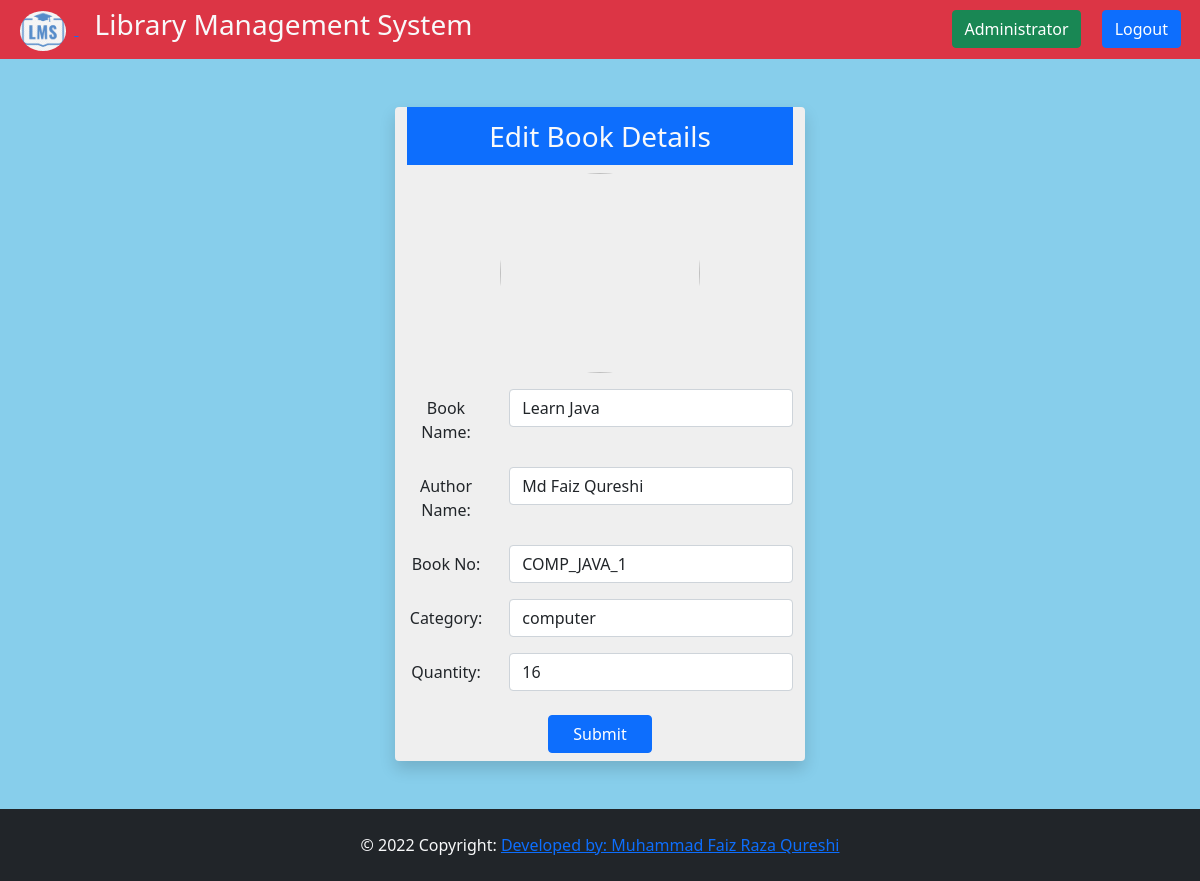
The page /editbook/4 (signed in) on the database its author committed.
### LibMangSys/models.py (models this page shows, shortened)
class Book(models.Model):
    bookname = models.CharField('book name',max_length=30)
    authorname = models.CharField('author name',max_length=30)
    bookno = models.CharField('bookno',max_length=30)
    category = models.CharField('catogory',max_length=10)
    quantity = models.IntegerField('quantity')

### LibMangSys/views.py (the view, shortened to what this page needs)
# urls.py: path('editbook/<int:id>',views.editbook, name="edit-book"),
def editbook(request,id):
    if request.session.has_key('is_logged'):
        edit = Book.objects.get(id=id)
        return render(request,'LibMangSys/Library Management/editbook.html',{"bookdata":edit})
    return redirect('index')

### LibMangSys/templates/LibMangSys/Library Management/editbook.html (shortened to what this page needs)
{% extends 'LibMangSys/Library Management/basic.html' %}
{% block 'adminbutton' %}
 {% include 'LibMangSys/Library Management/adminbutton.html' %}
{% endblock  %}
{% block body %}
<div class="container text-center my-5 rounded shadow" style="background-color: #efefef ; width:fit-content">
    <h3 class="modal-title bg-primary text-light py-2" id="admin-menu-1">Edit Book Details</h3>
    {% load static %}
    <img src="{% static 'LibMangSys/images/edit.jpg' %}" class="rounded-circle my-2" alt="" height="200px"
        width="200px">
    <form action="{% url 'edit-book' bookdata.id %}" method="POST" enctype="multipart/form-data">
        <div class="mb-3 my-2 row">
            <label for="inputPassword" class="col-sm-3 col-form-label">Book Name: </label>
            <div class="col-sm-9">
                <input type="text" value="{{ bookdata.bookname }}" name="bookname" class="form-control" id="inputPassword" required />
            </div>
        </div>
        <div class="mb-3 my-2 row">
            <label for="inputPassword" class="col-sm-3 col-form-label">Author Name: </label>
            <div class="col-sm-9">
                <input type="text" value="{{ bookdata.authorname }}" name="author" class="form-control" id="inputPassword" required />
            </div>
        </div>
        <div class="mb-3 my-2 row">
            <label for="inputPassword" class="col-sm-3 col-form-label">Book No: </label>
            <div class="col-sm-9">
                <input type="text" value="{{ bookdata.bookno }}" name="bookno" class="form-control" id="inputPassword" required />
            </div>
        </div>
        <div class="mb-3 my-2 row">
            <label for="inputPassword" class="col-sm-3 col-form-label">Category: </label>
            <div class="col-sm-9">
                <input type="text" value="{{ bookdata.category }}" name="category" class="form-control" id="inputPassword" required />
            </div>
        </div>
        <div class="mb-3 my-2 row">
            <label for="inputPassword" class="col-sm-3 col-form-label">Quantity: </label>
            <div class="col-sm-9">
                <input type="text" value="{{  bookdata.quantity }}" name="quantity" class="form-control" id="inputPassword" required />
            </div>
        </div>
        <button type="submit" class="btn btn-primary px-4 my-2">Submit</button>
    </form>
</div>
{% endblock %}

### LibMangSys/static/LibMangSys/css/style.css (style rules this page uses)
* { margin: 0; padding: 0; box-sizing: border-box; }
body { background: skyblue; }

### rows shown on the page
Book: bookname "Learn Java", author "Md Faiz Qureshi", bookno "COMP_JAVA_1", category "computer", quantity "16"
